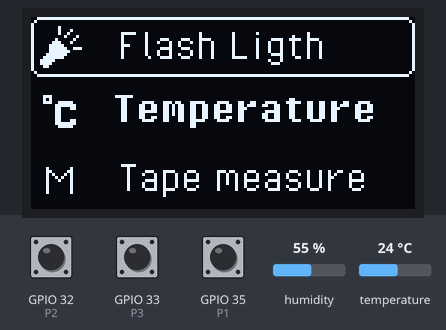
Recording of a program running on a simulated ESP32. On the bench: 128×64 one-colour display. The test bench sets the inputs (shaded band); at power-on: GPIO 35 (P1) LOW, GPIO 32 (P2) LOW, GPIO 33 (P3) LOW, humidity 55 %, temperature 24 °C. What the program prints to the serial monitor is not drawn.

Above: at 3.2 s.
3.3 s: GPIO 35 (P1) driven HIGH
At 3.54 s:
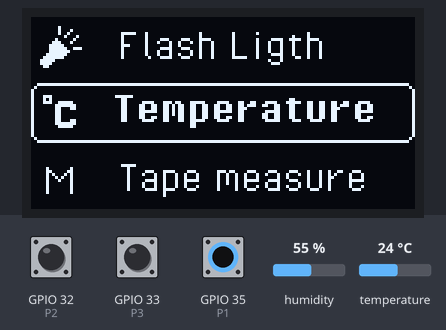
6.3 s: GPIO 32 (P2) driven HIGH
At 7.5 s:
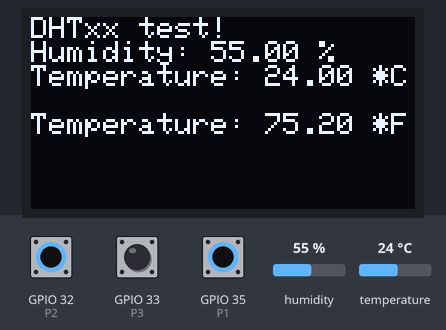
7.8 s: GPIO 33 (P3) driven HIGH
At 8.2 s:
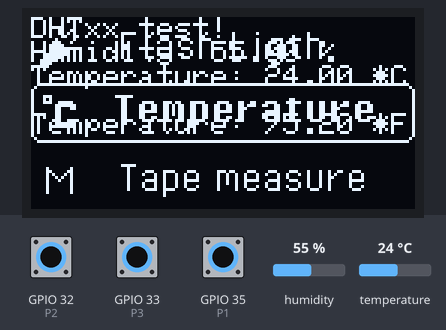
10.8 s: GPIO 33 (P3) driven LOW
At 11.9 s:
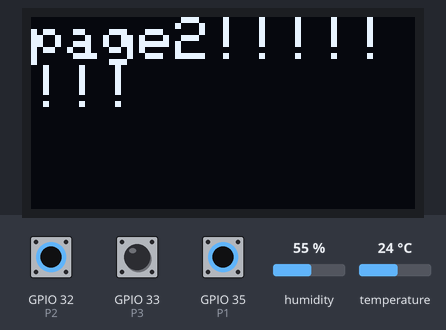
12.3 s: GPIO 33 (P3) driven HIGH
At 13.5 s:
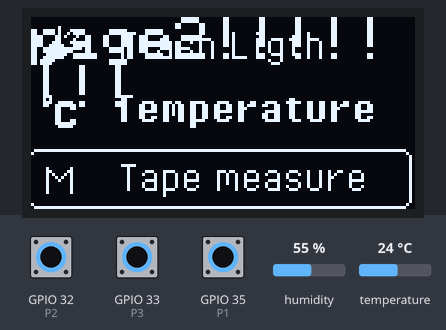
13.8 s: GPIO 35 (P1) driven LOW
At 14.5 s:
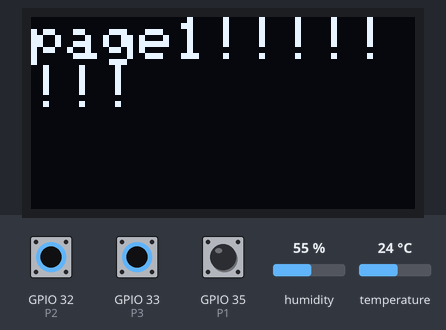
Timing chart, 0 to 16.8 s (numbered marks = the images above; inputs shaded):
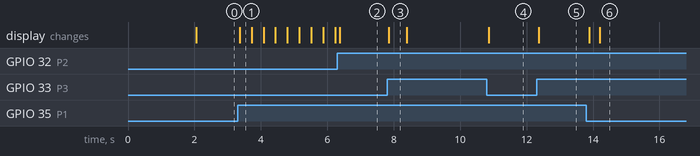

The program:

main.cpp
```cpp
#include <Arduino.h>
#include <Wire.h>
#include <Adafruit_GFX.h>
#include <Adafruit_SSD1306.h>
#include "DHT.h"

#define P1 35
#define P2 32
#define P3 33   // ปุ่มกดต่อที่ GPIO13
#define DHTPIN 4
#define DHTTYPE DHT22   // DHT 22  (AM2302), AM2321
#define SCREEN_WIDTH 128
#define SCREEN_HEIGHT 64
int stP1 = 0;  // ตัวแปรเก็บสถานะปุ่ม
int UndoPIN = 0;
int confirmB = 0;
int Sconfirm = 0;
int stP3 = 0;
int i = 0;
float h ;
float t ;
float f ;

DHT dht(DHTPIN, DHTTYPE);

Adafruit_SSD1306 display(SCREEN_WIDTH, SCREEN_HEIGHT, &Wire, -1);

// 'page3', 128x64px
const unsigned char epd_bitmap_page3 [] PROGMEM = {
	0x00, 0x00, 0x00, 0x00, 0x00, 0x00, 0x00, 0x00, 0x00, 0x00, 0x00, 0x00, 0x00, 0x00, 0x00, 0x00,
	0x00, 0x00, 0x00, 0x00, 0x00, 0x00, 0x00, 0x00, 0x00, 0x00, 0x00, 0x00, 0x00, 0x00, 0x00, 0x00,
	0x00, 0x00, 0x00, 0x00, 0x00, 0x00, 0x00, 0x00, 0x00, 0x00, 0x00, 0x00, 0x00, 0x00, 0x00, 0x00,
	0x00, 0x40, 0x00, 0x00, 0x00, 0x00, 0x00, 0x00, 0x00, 0x00, 0x00, 0x00, 0x00, 0x00, 0x00, 0x00,
	0x00, 0x44, 0x00, 0x00, 0x00, 0x00, 0x00, 0x00, 0x00, 0x00, 0x00, 0x00, 0x00, 0x00, 0x00, 0x00,
	0x00, 0x48, 0x00, 0x03, 0xe2, 0x00, 0x00, 0x80, 0x10, 0x10, 0x00, 0x08, 0x00, 0x00, 0x00, 0x00,
	0x00, 0x11, 0x00, 0x02, 0x02, 0x00, 0x00, 0x80, 0x10, 0x00, 0x01, 0x08, 0x00, 0x00, 0x00, 0x00,
	0x00, 0x82, 0x00, 0x02, 0x02, 0x1c, 0x38, 0xf0, 0x10, 0x10, 0xf3, 0xcf, 0x00, 0x00, 0x00, 0x00,
	0x01, 0xc4, 0x00, 0x02, 0x02, 0x22, 0x44, 0x88, 0x10, 0x11, 0x11, 0x08, 0x80, 0x00, 0x00, 0x00,
	0x03, 0xe0, 0x00, 0x03, 0x82, 0x02, 0x40, 0x88, 0x10, 0x11, 0x11, 0x08, 0x80, 0x00, 0x00, 0x00,
	0x03, 0xf3, 0x80, 0x02, 0x02, 0x1e, 0x38, 0x88, 0x10, 0x11, 0x11, 0x08, 0x80, 0x00, 0x00, 0x00,
	0x03, 0xf8, 0x00, 0x02, 0x02, 0x22, 0x04, 0x88, 0x10, 0x11, 0x11, 0x08, 0x80, 0x00, 0x00, 0x00,
	0x07, 0xf0, 0x00, 0x02, 0x02, 0x22, 0x44, 0x88, 0x10, 0x10, 0xf1, 0x08, 0x80, 0x00, 0x00, 0x00,
	0x0f, 0xe0, 0x00, 0x02, 0x01, 0x1e, 0x38, 0x88, 0x1f, 0x10, 0x10, 0xc8, 0x80, 0x00, 0x00, 0x00,
	0x1f, 0x00, 0x00, 0x00, 0x00, 0x00, 0x00, 0x00, 0x00, 0x01, 0x10, 0x00, 0x00, 0x00, 0x00, 0x00,
	0x1e, 0x00, 0x00, 0x00, 0x00, 0x00, 0x00, 0x00, 0x00, 0x00, 0xe0, 0x00, 0x00, 0x00, 0x00, 0x00,
	0x0c, 0x00, 0x00, 0x00, 0x00, 0x00, 0x00, 0x00, 0x00, 0x00, 0x00, 0x00, 0x00, 0x00, 0x00, 0x00,
	0x00, 0x00, 0x00, 0x00, 0x00, 0x00, 0x00, 0x00, 0x00, 0x00, 0x00, 0x00, 0x00, 0x00, 0x00, 0x00,
	0x00, 0x00, 0x00, 0x00, 0x00, 0x00, 0x00, 0x00, 0x00, 0x00, 0x00, 0x00, 0x00, 0x00, 0x00, 0x00,
	0x00, 0x00, 0x00, 0x00, 0x00, 0x00, 0x00, 0x00, 0x00, 0x00, 0x00, 0x00, 0x00, 0x00, 0x00, 0x00,
	0x00, 0x00, 0x00, 0x00, 0x00, 0x00, 0x00, 0x00, 0x00, 0x00, 0x00, 0x00, 0x00, 0x00, 0x00, 0x00,
	0x00, 0x00, 0x00, 0x00, 0x00, 0x00, 0x00, 0x00, 0x00, 0x00, 0x00, 0x00, 0x00, 0x00, 0x00, 0x00,
	0x00, 0x00, 0x00, 0x00, 0x00, 0x00, 0x00, 0x00, 0x00, 0x00, 0x00, 0x00, 0x00, 0x00, 0x00, 0x00,
	0x00, 0x00, 0x00, 0x00, 0x00, 0x00, 0x00, 0x00, 0x00, 0x00, 0x00, 0x00, 0x00, 0x00, 0x00, 0x00,
	0x00, 0x00, 0x00, 0x00, 0x00, 0x00, 0x00, 0x00, 0x00, 0x00, 0x00, 0x00, 0x00, 0x00, 0x00, 0x00,
	0x00, 0x00, 0x00, 0x00, 0x00, 0x00, 0x00, 0x00, 0x00, 0x00, 0x00, 0x00, 0x00, 0x00, 0x00, 0x00,
	0x0e, 0x00, 0x00, 0x0f, 0xc0, 0x00, 0x00, 0x00, 0x00, 0x00, 0x00, 0x00, 0x00, 0x00, 0x00, 0x00,
	0x0a, 0x00, 0x00, 0x03, 0x00, 0x00, 0x00, 0x00, 0x00, 0x00, 0x03, 0x00, 0x00, 0x00, 0x00, 0x00,
	0x0e, 0x7c, 0x00, 0x03, 0x07, 0x8e, 0xc7, 0xc3, 0xc6, 0x63, 0xc7, 0xcc, 0xcc, 0xc7, 0x80, 0x00,
	0x00, 0xfe, 0x00, 0x03, 0x0c, 0xcd, 0x66, 0x66, 0x66, 0xe6, 0x63, 0x0c, 0xcd, 0xcc, 0xc0, 0x00,
	0x00, 0xc6, 0x00, 0x03, 0x0c, 0xcd, 0x66, 0x66, 0x67, 0x00, 0x63, 0x0c, 0xce, 0x0c, 0xc0, 0x00,
	0x00, 0xc0, 0x00, 0x03, 0x0f, 0xcd, 0x66, 0x67, 0xe6, 0x03, 0xe3, 0x0c, 0xcc, 0x0f, 0xc0, 0x00,
	0x00, 0xc0, 0x00, 0x03, 0x0c, 0x0d, 0x66, 0x66, 0x06, 0x06, 0x63, 0x0c, 0xcc, 0x0c, 0x00, 0x00,
	0x00, 0xc0, 0x00, 0x03, 0x0c, 0xcc, 0x66, 0x66, 0x66, 0x06, 0x63, 0x0c, 0xcc, 0x0c, 0xc0, 0x00,
	0x00, 0xc6, 0x00, 0x03, 0x07, 0x8c, 0x67, 0xc3, 0xc6, 0x03, 0xe1, 0xc7, 0x8c, 0x07, 0x80, 0x00,
	0x00, 0xfe, 0x00, 0x00, 0x00, 0x00, 0x06, 0x00, 0x00, 0x00, 0x00, 0x00, 0x00, 0x00, 0x00, 0x00,
	0x00, 0x7c, 0x00, 0x00, 0x00, 0x00, 0x06, 0x00, 0x00, 0x00, 0x00, 0x00, 0x00, 0x00, 0x00, 0x00,
	0x00, 0x00, 0x00, 0x00, 0x00, 0x00, 0x00, 0x00, 0x00, 0x00, 0x00, 0x00, 0x00, 0x00, 0x00, 0x00,
	0x00, 0x00, 0x00, 0x00, 0x00, 0x00, 0x00, 0x00, 0x00, 0x00, 0x00, 0x00, 0x00, 0x00, 0x00, 0x00,
	0x00, 0x00, 0x00, 0x00, 0x00, 0x00, 0x00, 0x00, 0x00, 0x00, 0x00, 0x00, 0x00, 0x00, 0x00, 0x00,
	0x00, 0x00, 0x00, 0x00, 0x00, 0x00, 0x00, 0x00, 0x00, 0x00, 0x00, 0x00, 0x00, 0x00, 0x00, 0x00,
	0x00, 0x00, 0x00, 0x00, 0x00, 0x00, 0x00, 0x00, 0x00, 0x00, 0x00, 0x00, 0x00, 0x00, 0x00, 0x00,
	0x00, 0x00, 0x00, 0x00, 0x00, 0x00, 0x00, 0x00, 0x00, 0x00, 0x00, 0x00, 0x00, 0x00, 0x00, 0x00,
	0x00, 0x00, 0x00, 0x00, 0x00, 0x00, 0x00, 0x00, 0x00, 0x00, 0x00, 0x00, 0x00, 0x00, 0x00, 0x00,
	0x7f, 0xff, 0xff, 0xff, 0xff, 0xff, 0xff, 0xff, 0xff, 0xff, 0xff, 0xff, 0xff, 0xff, 0xff, 0xf8,
	0x80, 0x00, 0x00, 0x00, 0x00, 0x00, 0x00, 0x00, 0x00, 0x00, 0x00, 0x00, 0x00, 0x00, 0x00, 0x04,
	0x00, 0x00, 0x00, 0x00, 0x00, 0x00, 0x00, 0x00, 0x00, 0x00, 0x00, 0x00, 0x00, 0x00, 0x00, 0x02,
	0x00, 0x00, 0x00, 0x00, 0x00, 0x00, 0x00, 0x00, 0x00, 0x00, 0x00, 0x00, 0x00, 0x00, 0x00, 0x02,
	0x00, 0x00, 0x00, 0x00, 0x00, 0x00, 0x00, 0x00, 0x00, 0x00, 0x00, 0x00, 0x00, 0x00, 0x00, 0x02,
	0x00, 0x00, 0x00, 0x03, 0xe0, 0x00, 0x00, 0x00, 0x00, 0x00, 0x00, 0x00, 0x00, 0x00, 0x00, 0x02,
	0x04, 0x04, 0x00, 0x00, 0x80, 0x00, 0x00, 0x00, 0x00, 0x00, 0x00, 0x00, 0x00, 0x00, 0x00, 0x02,
	0x06, 0x0c, 0x00, 0x00, 0x83, 0x8f, 0x0e, 0x03, 0xb0, 0xe1, 0xc3, 0x88, 0x93, 0x1c, 0x00, 0x02,
	0x05, 0x14, 0x00, 0x00, 0x84, 0x48, 0x91, 0x02, 0x49, 0x12, 0x24, 0x48, 0x94, 0x22, 0x00, 0x02,
	0x04, 0xa4, 0x00, 0x00, 0x80, 0x48, 0x91, 0x02, 0x49, 0x10, 0x24, 0x08, 0x98, 0x22, 0x00, 0x02,
	0x04, 0x44, 0x00, 0x00, 0x83, 0xc8, 0x9f, 0x02, 0x49, 0xf1, 0xe3, 0x88, 0x90, 0x3e, 0x00, 0x02,
	0x04, 0x04, 0x00, 0x00, 0x84, 0x48, 0x90, 0x02, 0x49, 0x02, 0x20, 0x48, 0x90, 0x20, 0x00, 0x02,
	0x04, 0x04, 0x00, 0x00, 0x84, 0x48, 0x91, 0x02, 0x09, 0x12, 0x24, 0x48, 0x90, 0x22, 0x00, 0x02,
	0x04, 0x04, 0x00, 0x00, 0x83, 0xcf, 0x0e, 0x02, 0x08, 0xe1, 0xe3, 0x87, 0x10, 0x1c, 0x00, 0x02,
	0x04, 0x04, 0x00, 0x00, 0x00, 0x08, 0x00, 0x00, 0x00, 0x00, 0x00, 0x00, 0x00, 0x00, 0x00, 0x02,
	0x00, 0x00, 0x00, 0x00, 0x00, 0x08, 0x00, 0x00, 0x00, 0x00, 0x00, 0x00, 0x00, 0x00, 0x00, 0x02,
	0x00, 0x00, 0x00, 0x00, 0x00, 0x00, 0x00, 0x00, 0x00, 0x00, 0x00, 0x00, 0x00, 0x00, 0x00, 0x02,
	0x00, 0x00, 0x00, 0x00, 0x00, 0x00, 0x00, 0x00, 0x00, 0x00, 0x00, 0x00, 0x00, 0x00, 0x00, 0x02,
	0x80, 0x00, 0x00, 0x00, 0x00, 0x00, 0x00, 0x00, 0x00, 0x00, 0x00, 0x00, 0x00, 0x00, 0x00, 0x04,
	0x7f, 0xff, 0xff, 0xff, 0xff, 0xff, 0xff, 0xff, 0xff, 0xff, 0xff, 0xff, 0xff, 0xff, 0xff, 0xf8
};
// 'page2', 128x64px
const unsigned char epd_bitmap_page2 [] PROGMEM = {
	0x00, 0x00, 0x00, 0x00, 0x00, 0x00, 0x00, 0x00, 0x00, 0x00, 0x00, 0x00, 0x00, 0x00, 0x00, 0x00,
	0x00, 0x00, 0x00, 0x00, 0x00, 0x00, 0x00, 0x00, 0x00, 0x00, 0x00, 0x00, 0x00, 0x00, 0x00, 0x00,
	0x00, 0x00, 0x00, 0x00, 0x00, 0x00, 0x00, 0x00, 0x00, 0x00, 0x00, 0x00, 0x00, 0x00, 0x00, 0x00,
	0x00, 0x40, 0x00, 0x00, 0x00, 0x00, 0x00, 0x00, 0x00, 0x00, 0x00, 0x00, 0x00, 0x00, 0x00, 0x00,
	0x00, 0x44, 0x00, 0x00, 0x00, 0x00, 0x00, 0x00, 0x00, 0x00, 0x00, 0x00, 0x00, 0x00, 0x00, 0x00,
	0x00, 0x48, 0x00, 0x03, 0xe2, 0x00, 0x00, 0x80, 0x10, 0x10, 0x00, 0x08, 0x00, 0x00, 0x00, 0x00,
	0x00, 0x11, 0x00, 0x02, 0x02, 0x00, 0x00, 0x80, 0x10, 0x00, 0x01, 0x08, 0x00, 0x00, 0x00, 0x00,
	0x00, 0x82, 0x00, 0x02, 0x02, 0x1c, 0x38, 0xf0, 0x10, 0x10, 0xf3, 0xcf, 0x00, 0x00, 0x00, 0x00,
	0x01, 0xc4, 0x00, 0x02, 0x02, 0x22, 0x44, 0x88, 0x10, 0x11, 0x11, 0x08, 0x80, 0x00, 0x00, 0x00,
	0x03, 0xe0, 0x00, 0x03, 0x82, 0x02, 0x40, 0x88, 0x10, 0x11, 0x11, 0x08, 0x80, 0x00, 0x00, 0x00,
	0x03, 0xf3, 0x80, 0x02, 0x02, 0x1e, 0x38, 0x88, 0x10, 0x11, 0x11, 0x08, 0x80, 0x00, 0x00, 0x00,
	0x03, 0xf8, 0x00, 0x02, 0x02, 0x22, 0x04, 0x88, 0x10, 0x11, 0x11, 0x08, 0x80, 0x00, 0x00, 0x00,
	0x07, 0xf0, 0x00, 0x02, 0x02, 0x22, 0x44, 0x88, 0x10, 0x10, 0xf1, 0x08, 0x80, 0x00, 0x00, 0x00,
	0x0f, 0xe0, 0x00, 0x02, 0x01, 0x1e, 0x38, 0x88, 0x1f, 0x10, 0x10, 0xc8, 0x80, 0x00, 0x00, 0x00,
	0x1f, 0x00, 0x00, 0x00, 0x00, 0x00, 0x00, 0x00, 0x00, 0x01, 0x10, 0x00, 0x00, 0x00, 0x00, 0x00,
	0x1e, 0x00, 0x00, 0x00, 0x00, 0x00, 0x00, 0x00, 0x00, 0x00, 0xe0, 0x00, 0x00, 0x00, 0x00, 0x00,
	0x0c, 0x00, 0x00, 0x00, 0x00, 0x00, 0x00, 0x00, 0x00, 0x00, 0x00, 0x00, 0x00, 0x00, 0x00, 0x00,
	0x00, 0x00, 0x00, 0x00, 0x00, 0x00, 0x00, 0x00, 0x00, 0x00, 0x00, 0x00, 0x00, 0x00, 0x00, 0x00,
	0x00, 0x00, 0x00, 0x00, 0x00, 0x00, 0x00, 0x00, 0x00, 0x00, 0x00, 0x00, 0x00, 0x00, 0x00, 0x00,
	0x00, 0x00, 0x00, 0x00, 0x00, 0x00, 0x00, 0x00, 0x00, 0x00, 0x00, 0x00, 0x00, 0x00, 0x00, 0x00,
	0x00, 0x00, 0x00, 0x00, 0x00, 0x00, 0x00, 0x00, 0x00, 0x00, 0x00, 0x00, 0x00, 0x00, 0x00, 0x00,
	0x00, 0x00, 0x00, 0x00, 0x00, 0x00, 0x00, 0x00, 0x00, 0x00, 0x00, 0x00, 0x00, 0x00, 0x00, 0x00,
	0x3f, 0xff, 0xff, 0xff, 0xff, 0xff, 0xff, 0xff, 0xff, 0xff, 0xff, 0xff, 0xff, 0xff, 0xff, 0xfc,
	0x40, 0x00, 0x00, 0x00, 0x00, 0x00, 0x00, 0x00, 0x00, 0x00, 0x00, 0x00, 0x00, 0x00, 0x00, 0x02,
	0x80, 0x00, 0x00, 0x00, 0x00, 0x00, 0x00, 0x00, 0x00, 0x00, 0x00, 0x00, 0x00, 0x00, 0x00, 0x01,
	0x80, 0x00, 0x00, 0x00, 0x00, 0x00, 0x00, 0x00, 0x00, 0x00, 0x00, 0x00, 0x00, 0x00, 0x00, 0x01,
	0x8e, 0x00, 0x00, 0x0f, 0xc0, 0x00, 0x00, 0x00, 0x00, 0x00, 0x00, 0x00, 0x00, 0x00, 0x00, 0x01,
	0x8a, 0x00, 0x00, 0x03, 0x00, 0x00, 0x00, 0x00, 0x00, 0x00, 0x03, 0x00, 0x00, 0x00, 0x00, 0x01,
	0x8e, 0x7c, 0x00, 0x03, 0x07, 0x8e, 0xc7, 0xc3, 0xc6, 0x63, 0xc7, 0xcc, 0xcc, 0xc7, 0x80, 0x01,
	0x80, 0xfe, 0x00, 0x03, 0x0c, 0xcd, 0x66, 0x66, 0x66, 0xe6, 0x63, 0x0c, 0xcd, 0xcc, 0xc0, 0x01,
	0x80, 0xc6, 0x00, 0x03, 0x0c, 0xcd, 0x66, 0x66, 0x67, 0x00, 0x63, 0x0c, 0xce, 0x0c, 0xc0, 0x01,
	0x80, 0xc0, 0x00, 0x03, 0x0f, 0xcd, 0x66, 0x67, 0xe6, 0x03, 0xe3, 0x0c, 0xcc, 0x0f, 0xc0, 0x01,
	0x80, 0xc0, 0x00, 0x03, 0x0c, 0x0d, 0x66, 0x66, 0x06, 0x06, 0x63, 0x0c, 0xcc, 0x0c, 0x00, 0x01,
	0x80, 0xc0, 0x00, 0x03, 0x0c, 0xcc, 0x66, 0x66, 0x66, 0x06, 0x63, 0x0c, 0xcc, 0x0c, 0xc0, 0x01,
	0x80, 0xc6, 0x00, 0x03, 0x07, 0x8c, 0x67, 0xc3, 0xc6, 0x03, 0xe1, 0xc7, 0x8c, 0x07, 0x80, 0x01,
	0x80, 0xfe, 0x00, 0x00, 0x00, 0x00, 0x06, 0x00, 0x00, 0x00, 0x00, 0x00, 0x00, 0x00, 0x00, 0x01,
	0x80, 0x7c, 0x00, 0x00, 0x00, 0x00, 0x06, 0x00, 0x00, 0x00, 0x00, 0x00, 0x00, 0x00, 0x00, 0x01,
	0x80, 0x00, 0x00, 0x00, 0x00, 0x00, 0x00, 0x00, 0x00, 0x00, 0x00, 0x00, 0x00, 0x00, 0x00, 0x01,
	0x80, 0x00, 0x00, 0x00, 0x00, 0x00, 0x00, 0x00, 0x00, 0x00, 0x00, 0x00, 0x00, 0x00, 0x00, 0x01,
	0x80, 0x00, 0x00, 0x00, 0x00, 0x00, 0x00, 0x00, 0x00, 0x00, 0x00, 0x00, 0x00, 0x00, 0x00, 0x01,
	0x40, 0x00, 0x00, 0x00, 0x00, 0x00, 0x00, 0x00, 0x00, 0x00, 0x00, 0x00, 0x00, 0x00, 0x00, 0x02,
	0x3f, 0xff, 0xff, 0xff, 0xff, 0xff, 0xff, 0xff, 0xff, 0xff, 0xff, 0xff, 0xff, 0xff, 0xff, 0xfc,
	0x00, 0x00, 0x00, 0x00, 0x00, 0x00, 0x00, 0x00, 0x00, 0x00, 0x00, 0x00, 0x00, 0x00, 0x00, 0x00,
	0x00, 0x00, 0x00, 0x00, 0x00, 0x00, 0x00, 0x00, 0x00, 0x00, 0x00, 0x00, 0x00, 0x00, 0x00, 0x00,
	0x00, 0x00, 0x00, 0x00, 0x00, 0x00, 0x00, 0x00, 0x00, 0x00, 0x00, 0x00, 0x00, 0x00, 0x00, 0x00,
	0x00, 0x00, 0x00, 0x00, 0x00, 0x00, 0x00, 0x00, 0x00, 0x00, 0x00, 0x00, 0x00, 0x00, 0x00, 0x00,
	0x00, 0x00, 0x00, 0x00, 0x00, 0x00, 0x00, 0x00, 0x00, 0x00, 0x00, 0x00, 0x00, 0x00, 0x00, 0x00,
	0x00, 0x00, 0x00, 0x00, 0x00, 0x00, 0x00, 0x00, 0x00, 0x00, 0x00, 0x00, 0x00, 0x00, 0x00, 0x00,
	0x00, 0x00, 0x00, 0x00, 0x00, 0x00, 0x00, 0x00, 0x00, 0x00, 0x00, 0x00, 0x00, 0x00, 0x00, 0x00,
	0x00, 0x00, 0x00, 0x03, 0xe0, 0x00, 0x00, 0x00, 0x00, 0x00, 0x00, 0x00, 0x00, 0x00, 0x00, 0x00,
	0x04, 0x04, 0x00, 0x00, 0x80, 0x00, 0x00, 0x00, 0x00, 0x00, 0x00, 0x00, 0x00, 0x00, 0x00, 0x00,
	0x06, 0x0c, 0x00, 0x00, 0x83, 0x8f, 0x0e, 0x03, 0xb0, 0xe1, 0xc3, 0x88, 0x93, 0x1c, 0x00, 0x00,
	0x05, 0x14, 0x00, 0x00, 0x84, 0x48, 0x91, 0x02, 0x49, 0x12, 0x24, 0x48, 0x94, 0x22, 0x00, 0x00,
	0x04, 0xa4, 0x00, 0x00, 0x80, 0x48, 0x91, 0x02, 0x49, 0x10, 0x24, 0x08, 0x98, 0x22, 0x00, 0x00,
	0x04, 0x44, 0x00, 0x00, 0x83, 0xc8, 0x9f, 0x02, 0x49, 0xf1, 0xe3, 0x88, 0x90, 0x3e, 0x00, 0x00,
	0x04, 0x04, 0x00, 0x00, 0x84, 0x48, 0x90, 0x02, 0x49, 0x02, 0x20, 0x48, 0x90, 0x20, 0x00, 0x00,
	0x04, 0x04, 0x00, 0x00, 0x84, 0x48, 0x91, 0x02, 0x09, 0x12, 0x24, 0x48, 0x90, 0x22, 0x00, 0x00,
	0x04, 0x04, 0x00, 0x00, 0x83, 0xcf, 0x0e, 0x02, 0x08, 0xe1, 0xe3, 0x87, 0x10, 0x1c, 0x00, 0x00,
	0x04, 0x04, 0x00, 0x00, 0x00, 0x08, 0x00, 0x00, 0x00, 0x00, 0x00, 0x00, 0x00, 0x00, 0x00, 0x00,
	0x00, 0x00, 0x00, 0x00, 0x00, 0x08, 0x00, 0x00, 0x00, 0x00, 0x00, 0x00, 0x00, 0x00, 0x00, 0x00,
	0x00, 0x00, 0x00, 0x00, 0x00, 0x00, 0x00, 0x00, 0x00, 0x00, 0x00, 0x00, 0x00, 0x00, 0x00, 0x00,
	0x00, 0x00, 0x00, 0x00, 0x00, 0x00, 0x00, 0x00, 0x00, 0x00, 0x00, 0x00, 0x00, 0x00, 0x00, 0x00,
	0x00, 0x00, 0x00, 0x00, 0x00, 0x00, 0x00, 0x00, 0x00, 0x00, 0x00, 0x00, 0x00, 0x00, 0x00, 0x00,
	0x00, 0x00, 0x00, 0x00, 0x00, 0x00, 0x00, 0x00, 0x00, 0x00, 0x00, 0x00, 0x00, 0x00, 0x00, 0x00
};
// 'page1', 128x64px
const unsigned char epd_bitmap_page1 [] PROGMEM = {
	0x3f, 0xff, 0xff, 0xff, 0xff, 0xff, 0xff, 0xff, 0xff, 0xff, 0xff, 0xff, 0xff, 0xff, 0xff, 0xfc,
	0x40, 0x00, 0x00, 0x00, 0x00, 0x00, 0x00, 0x00, 0x00, 0x00, 0x00, 0x00, 0x00, 0x00, 0x00, 0x02,
	0x80, 0x00, 0x00, 0x00, 0x00, 0x00, 0x00, 0x00, 0x00, 0x00, 0x00, 0x00, 0x00, 0x00, 0x00, 0x01,
	0x80, 0x40, 0x00, 0x00, 0x00, 0x00, 0x00, 0x00, 0x00, 0x00, 0x00, 0x00, 0x00, 0x00, 0x00, 0x01,
	0x80, 0x44, 0x00, 0x00, 0x00, 0x00, 0x00, 0x00, 0x00, 0x00, 0x00, 0x00, 0x00, 0x00, 0x00, 0x01,
	0x80, 0x48, 0x00, 0x03, 0xe2, 0x00, 0x00, 0x80, 0x10, 0x10, 0x00, 0x08, 0x00, 0x00, 0x00, 0x01,
	0x80, 0x11, 0x00, 0x02, 0x02, 0x00, 0x00, 0x80, 0x10, 0x00, 0x01, 0x08, 0x00, 0x00, 0x00, 0x01,
	0x80, 0x82, 0x00, 0x02, 0x02, 0x1c, 0x38, 0xf0, 0x10, 0x10, 0xf3, 0xcf, 0x00, 0x00, 0x00, 0x01,
	0x81, 0xc4, 0x00, 0x02, 0x02, 0x22, 0x44, 0x88, 0x10, 0x11, 0x11, 0x08, 0x80, 0x00, 0x00, 0x01,
	0x83, 0xe0, 0x00, 0x03, 0x82, 0x02, 0x40, 0x88, 0x10, 0x11, 0x11, 0x08, 0x80, 0x00, 0x00, 0x01,
	0x83, 0xf3, 0x80, 0x02, 0x02, 0x1e, 0x38, 0x88, 0x10, 0x11, 0x11, 0x08, 0x80, 0x00, 0x00, 0x01,
	0x83, 0xf8, 0x00, 0x02, 0x02, 0x22, 0x04, 0x88, 0x10, 0x11, 0x11, 0x08, 0x80, 0x00, 0x00, 0x01,
	0x87, 0xf0, 0x00, 0x02, 0x02, 0x22, 0x44, 0x88, 0x10, 0x10, 0xf1, 0x08, 0x80, 0x00, 0x00, 0x01,
	0x8f, 0xe0, 0x00, 0x02, 0x01, 0x1e, 0x38, 0x88, 0x1f, 0x10, 0x10, 0xc8, 0x80, 0x00, 0x00, 0x01,
	0x9f, 0x00, 0x00, 0x00, 0x00, 0x00, 0x00, 0x00, 0x00, 0x01, 0x10, 0x00, 0x00, 0x00, 0x00, 0x01,
	0x9e, 0x00, 0x00, 0x00, 0x00, 0x00, 0x00, 0x00, 0x00, 0x00, 0xe0, 0x00, 0x00, 0x00, 0x00, 0x01,
	0x8c, 0x00, 0x00, 0x00, 0x00, 0x00, 0x00, 0x00, 0x00, 0x00, 0x00, 0x00, 0x00, 0x00, 0x00, 0x01,
	0x80, 0x00, 0x00, 0x00, 0x00, 0x00, 0x00, 0x00, 0x00, 0x00, 0x00, 0x00, 0x00, 0x00, 0x00, 0x01,
	0x40, 0x00, 0x00, 0x00, 0x00, 0x00, 0x00, 0x00, 0x00, 0x00, 0x00, 0x00, 0x00, 0x00, 0x00, 0x02,
	0x3f, 0xff, 0xff, 0xff, 0xff, 0xff, 0xff, 0xff, 0xff, 0xff, 0xff, 0xff, 0xff, 0xff, 0xff, 0xfc,
	0x00, 0x00, 0x00, 0x00, 0x00, 0x00, 0x00, 0x00, 0x00, 0x00, 0x00, 0x00, 0x00, 0x00, 0x00, 0x00,
	0x00, 0x00, 0x00, 0x00, 0x00, 0x00, 0x00, 0x00, 0x00, 0x00, 0x00, 0x00, 0x00, 0x00, 0x00, 0x00,
	0x00, 0x00, 0x00, 0x00, 0x00, 0x00, 0x00, 0x00, 0x00, 0x00, 0x00, 0x00, 0x00, 0x00, 0x00, 0x00,
	0x00, 0x00, 0x00, 0x00, 0x00, 0x00, 0x00, 0x00, 0x00, 0x00, 0x00, 0x00, 0x00, 0x00, 0x00, 0x00,
	0x00, 0x00, 0x00, 0x00, 0x00, 0x00, 0x00, 0x00, 0x00, 0x00, 0x00, 0x00, 0x00, 0x00, 0x00, 0x00,
	0x00, 0x00, 0x00, 0x00, 0x00, 0x00, 0x00, 0x00, 0x00, 0x00, 0x00, 0x00, 0x00, 0x00, 0x00, 0x00,
	0x0e, 0x00, 0x00, 0x0f, 0xc0, 0x00, 0x00, 0x00, 0x00, 0x00, 0x00, 0x00, 0x00, 0x00, 0x00, 0x00,
	0x0a, 0x00, 0x00, 0x03, 0x00, 0x00, 0x00, 0x00, 0x00, 0x00, 0x03, 0x00, 0x00, 0x00, 0x00, 0x00,
	0x0e, 0x7c, 0x00, 0x03, 0x07, 0x8e, 0xc7, 0xc3, 0xc6, 0x63, 0xc7, 0xcc, 0xcc, 0xc7, 0x80, 0x00,
	0x00, 0xfe, 0x00, 0x03, 0x0c, 0xcd, 0x66, 0x66, 0x66, 0xe6, 0x63, 0x0c, 0xcd, 0xcc, 0xc0, 0x00,
	0x00, 0xc6, 0x00, 0x03, 0x0c, 0xcd, 0x66, 0x66, 0x67, 0x00, 0x63, 0x0c, 0xce, 0x0c, 0xc0, 0x00,
	0x00, 0xc0, 0x00, 0x03, 0x0f, 0xcd, 0x66, 0x67, 0xe6, 0x03, 0xe3, 0x0c, 0xcc, 0x0f, 0xc0, 0x00,
	0x00, 0xc0, 0x00, 0x03, 0x0c, 0x0d, 0x66, 0x66, 0x06, 0x06, 0x63, 0x0c, 0xcc, 0x0c, 0x00, 0x00,
	0x00, 0xc0, 0x00, 0x03, 0x0c, 0xcc, 0x66, 0x66, 0x66, 0x06, 0x63, 0x0c, 0xcc, 0x0c, 0xc0, 0x00,
	0x00, 0xc6, 0x00, 0x03, 0x07, 0x8c, 0x67, 0xc3, 0xc6, 0x03, 0xe1, 0xc7, 0x8c, 0x07, 0x80, 0x00,
	0x00, 0xfe, 0x00, 0x00, 0x00, 0x00, 0x06, 0x00, 0x00, 0x00, 0x00, 0x00, 0x00, 0x00, 0x00, 0x00,
	0x00, 0x7c, 0x00, 0x00, 0x00, 0x00, 0x06, 0x00, 0x00, 0x00, 0x00, 0x00, 0x00, 0x00, 0x00, 0x00,
	0x00, 0x00, 0x00, 0x00, 0x00, 0x00, 0x00, 0x00, 0x00, 0x00, 0x00, 0x00, 0x00, 0x00, 0x00, 0x00,
	0x00, 0x00, 0x00, 0x00, 0x00, 0x00, 0x00, 0x00, 0x00, 0x00, 0x00, 0x00, 0x00, 0x00, 0x00, 0x00,
	0x00, 0x00, 0x00, 0x00, 0x00, 0x00, 0x00, 0x00, 0x00, 0x00, 0x00, 0x00, 0x00, 0x00, 0x00, 0x00,
	0x00, 0x00, 0x00, 0x00, 0x00, 0x00, 0x00, 0x00, 0x00, 0x00, 0x00, 0x00, 0x00, 0x00, 0x00, 0x00,
	0x00, 0x00, 0x00, 0x00, 0x00, 0x00, 0x00, 0x00, 0x00, 0x00, 0x00, 0x00, 0x00, 0x00, 0x00, 0x00,
	0x00, 0x00, 0x00, 0x00, 0x00, 0x00, 0x00, 0x00, 0x00, 0x00, 0x00, 0x00, 0x00, 0x00, 0x00, 0x00,
	0x00, 0x00, 0x00, 0x00, 0x00, 0x00, 0x00, 0x00, 0x00, 0x00, 0x00, 0x00, 0x00, 0x00, 0x00, 0x00,
	0x00, 0x00, 0x00, 0x00, 0x00, 0x00, 0x00, 0x00, 0x00, 0x00, 0x00, 0x00, 0x00, 0x00, 0x00, 0x00,
	0x00, 0x00, 0x00, 0x00, 0x00, 0x00, 0x00, 0x00, 0x00, 0x00, 0x00, 0x00, 0x00, 0x00, 0x00, 0x00,
	0x00, 0x00, 0x00, 0x00, 0x00, 0x00, 0x00, 0x00, 0x00, 0x00, 0x00, 0x00, 0x00, 0x00, 0x00, 0x00,
	0x00, 0x00, 0x00, 0x00, 0x00, 0x00, 0x00, 0x00, 0x00, 0x00, 0x00, 0x00, 0x00, 0x00, 0x00, 0x00,
	0x00, 0x00, 0x00, 0x00, 0x00, 0x00, 0x00, 0x00, 0x00, 0x00, 0x00, 0x00, 0x00, 0x00, 0x00, 0x00,
	0x00, 0x00, 0x00, 0x03, 0xe0, 0x00, 0x00, 0x00, 0x00, 0x00, 0x00, 0x00, 0x00, 0x00, 0x00, 0x00,
	0x04, 0x04, 0x00, 0x00, 0x80, 0x00, 0x00, 0x00, 0x00, 0x00, 0x00, 0x00, 0x00, 0x00, 0x00, 0x00,
	0x06, 0x0c, 0x00, 0x00, 0x83, 0x8f, 0x0e, 0x03, 0xb0, 0xe1, 0xc3, 0x88, 0x93, 0x1c, 0x00, 0x00,
	0x05, 0x14, 0x00, 0x00, 0x84, 0x48, 0x91, 0x02, 0x49, 0x12, 0x24, 0x48, 0x94, 0x22, 0x00, 0x00,
	0x04, 0xa4, 0x00, 0x00, 0x80, 0x48, 0x91, 0x02, 0x49, 0x10, 0x24, 0x08, 0x98, 0x22, 0x00, 0x00,
	0x04, 0x44, 0x00, 0x00, 0x83, 0xc8, 0x9f, 0x02, 0x49, 0xf1, 0xe3, 0x88, 0x90, 0x3e, 0x00, 0x00,
	0x04, 0x04, 0x00, 0x00, 0x84, 0x48, 0x90, 0x02, 0x49, 0x02, 0x20, 0x48, 0x90, 0x20, 0x00, 0x00,
	0x04, 0x04, 0x00, 0x00, 0x84, 0x48, 0x91, 0x02, 0x09, 0x12, 0x24, 0x48, 0x90, 0x22, 0x00, 0x00,
	0x04, 0x04, 0x00, 0x00, 0x83, 0xcf, 0x0e, 0x02, 0x08, 0xe1, 0xe3, 0x87, 0x10, 0x1c, 0x00, 0x00,
	0x04, 0x04, 0x00, 0x00, 0x00, 0x08, 0x00, 0x00, 0x00, 0x00, 0x00, 0x00, 0x00, 0x00, 0x00, 0x00,
	0x00, 0x00, 0x00, 0x00, 0x00, 0x08, 0x00, 0x00, 0x00, 0x00, 0x00, 0x00, 0x00, 0x00, 0x00, 0x00,
	0x00, 0x00, 0x00, 0x00, 0x00, 0x00, 0x00, 0x00, 0x00, 0x00, 0x00, 0x00, 0x00, 0x00, 0x00, 0x00,
	0x00, 0x00, 0x00, 0x00, 0x00, 0x00, 0x00, 0x00, 0x00, 0x00, 0x00, 0x00, 0x00, 0x00, 0x00, 0x00,
	0x00, 0x00, 0x00, 0x00, 0x00, 0x00, 0x00, 0x00, 0x00, 0x00, 0x00, 0x00, 0x00, 0x00, 0x00, 0x00,
	0x00, 0x00, 0x00, 0x00, 0x00, 0x00, 0x00, 0x00, 0x00, 0x00, 0x00, 0x00, 0x00, 0x00, 0x00, 0x00
};

// Array of all bitmaps for convenience. (Total bytes used to store images in PROGMEM = 3120)
const int epd_bitmap_allArray_LEN = 3;
const unsigned char* epd_bitmap_allArray[3] = {
	epd_bitmap_page1,
	epd_bitmap_page2,
	epd_bitmap_page3
};

void setup() {
  pinMode(P1, INPUT);
  pinMode(P2, INPUT);
  pinMode(P3, INPUT);
  if(!display.begin(SSD1306_SWITCHCAPVCC, 0x3C)) {
    Serial.println(F("SSD1306 allocation failed"));
    for(;;);
  }
  Serial.println(F("DHTxx test!"));

  dht.begin();
  delay(2000); // Pause for 2 seconds
  if (isnan(h) || isnan(t) || isnan(f)) {
	Serial.println(F("Failed to read from DHT sensor!"));
	return;
  }
  display.clearDisplay();
  Serial.begin(115200);
}

void loop() {
  stP1 = digitalRead(P1);
  confirmB = digitalRead(P2);
  stP3 = digitalRead(P3);

  display.drawBitmap(0, 0, epd_bitmap_allArray[i], 128, 64, 1);
  display.display();

  if(stP1 == HIGH) {
    i++;
  }
  if(stP3 == HIGH) {
    i--;
  }
  display.clearDisplay();

  if(i >= epd_bitmap_allArray_LEN) // max 2
  	i = 0;
  if(i <= 0) // minimum 0
  	i = 0;

  if(confirmB == HIGH) {
	Sconfirm = 1 ;
	display.clearDisplay();
  }

  while (Sconfirm == 1)
  {
	UndoPIN = digitalRead(P3); // Read button state inside the loop
	display.clearDisplay();
	if(UndoPIN == HIGH){
		Sconfirm = 0;
	}
	if(i == 0)
	{
		display.setTextSize(2);
		display.setTextColor(SSD1306_WHITE);
		display.setCursor(0,0);
		display.println("page1!!!!!!!!");
		display.display();
	}
	if(i == 1)
	{
		h = dht.readHumidity();
		t = dht.readTemperature();
		f = dht.readTemperature(true);
		display.setTextSize(1);
		display.setTextColor(SSD1306_WHITE);
		display.setCursor(0,0);
		display.println("DHTxx test!");
		display.print("Humidity: ");
		display.print(h);
		display.println(" %");
		display.print("Temperature: ");
		display.print(t);
		display.println(" *C ");
		display.print("Temperature: ");
		display.print(f);
		display.println(" *F");
		display.display();
	}
	if(i == 2){
		display.setTextSize(2);
		display.setTextColor(SSD1306_WHITE);
		display.setCursor(0,0);
		display.println("page2!!!!!!!!");
		display.display();
	}
	//Sconfirm = 0;
  }
}
```

Measured:
- after the input at 3.3 s, the display: changes after 0.06 s (image 1)
- after the input at 6.3 s, the display: changes after 0.07 s (image 2)
- after the input at 7.8 s, the display: changes after 0.05 s (image 3)
- after the input at 10.8 s, the display: changes after 0.06 s (image 4)
- after the input at 12.3 s, the display: changes after 0.07 s (image 5)
- after the input at 13.8 s, the display: first changes after 0.09 s (image 6 shows a later state)
- what the display in image 3 shows lasts 0.5 s, from 7.9 s to 8.4 s
